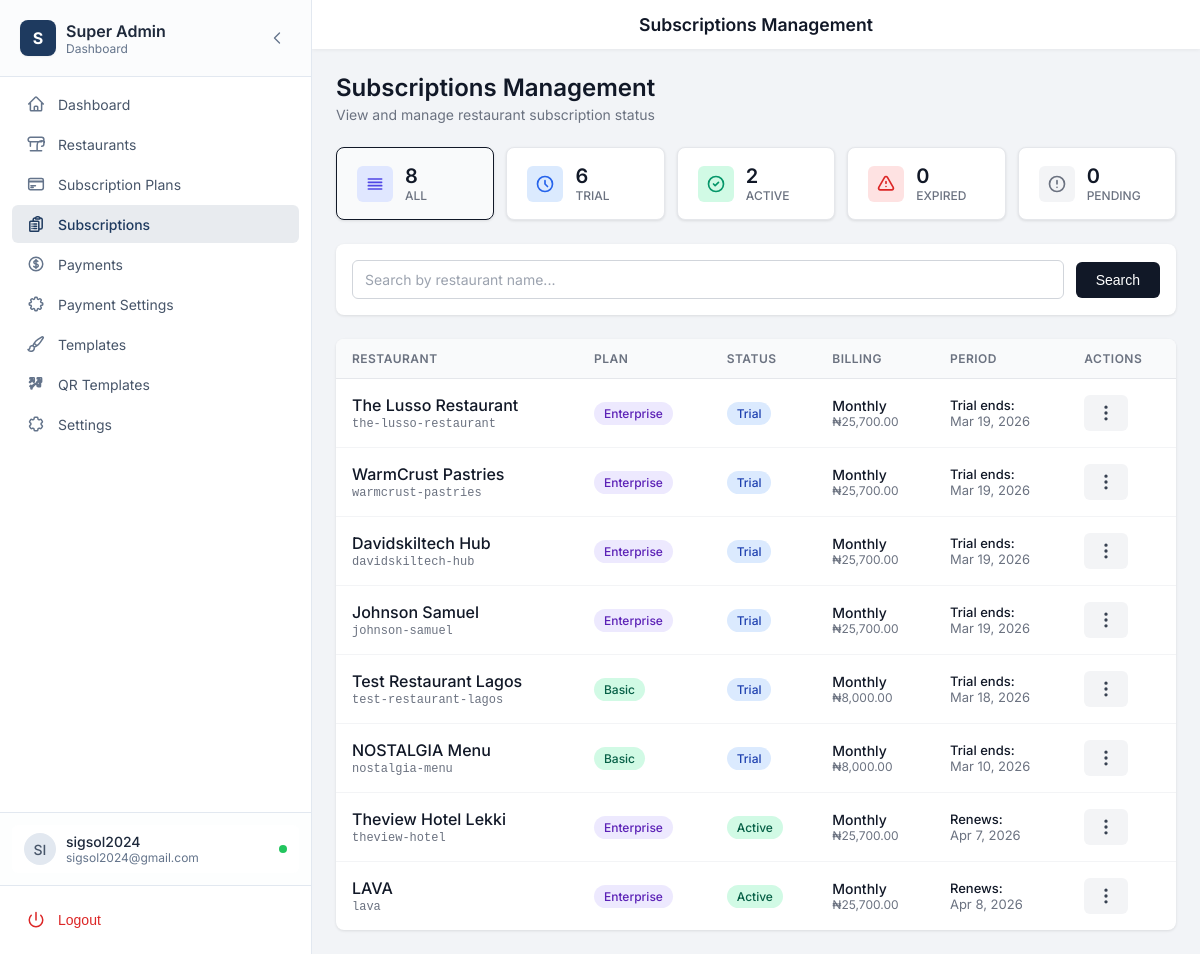
Screenshot of /admin/subscriptions.php (signed in) with the database file from the repository.
### tables this page shows
CREATE TABLE `subscriptions` (
  `id` int(11) NOT NULL,
  `restaurant_id` int(11) NOT NULL,
  `plan_id` int(11) NOT NULL,
  `billing_cycle` enum('monthly','annual') NOT NULL DEFAULT 'monthly',
  `status` enum('trial','active','expired','cancelled','pending') NOT NULL DEFAULT 'trial',
  `trial_ends_at` datetime DEFAULT NULL COMMENT '7 days from creation',
  `current_period_start` datetime DEFAULT NULL,
  `current_period_end` datetime DEFAULT NULL,
  `cancelled_at` datetime DEFAULT NULL,
  `created_at` timestamp NOT NULL DEFAULT current_timestamp(),
  `updated_at` timestamp NOT NULL DEFAULT current_timestamp() ON UPDATE current_timestamp()
);

CREATE TABLE `restaurants` (
  `id` int(11) NOT NULL,
  `name` varchar(255) NOT NULL,
  `slug` varchar(255) NOT NULL,
  `logo` varchar(255) DEFAULT NULL,
  `hero_image` varchar(255) DEFAULT NULL,
  `description` text DEFAULT NULL,
  `phone` varchar(50) DEFAULT NULL,
  `email` varchar(255) DEFAULT NULL,
  `address` text DEFAULT NULL,
  `website` varchar(255) DEFAULT NULL,
  `whatsapp_link` varchar(255) DEFAULT NULL,
  `instagram_url` varchar(255) DEFAULT NULL,
  `facebook_url` varchar(255) DEFAULT NULL,
  `twitter_url` varchar(255) DEFAULT NULL,
  `enable_food_ordering` tinyint(1) NOT NULL DEFAULT 1,
  `enable_table_reservations` tinyint(1) NOT NULL DEFAULT 1,
  `map_latitude` decimal(10,8) DEFAULT NULL,
  `map_longitude` decimal(11,8) DEFAULT NULL,
  `header_menu_items` text DEFAULT NULL,
  `footer_content` text DEFAULT NULL,
  `manager_email` varchar(255) DEFAULT NULL,
  `google_rating` decimal(3,1) DEFAULT 4.5,
  `rating_source` varchar(50) DEFAULT 'Google',
  `template_id` int(11) DEFAULT 1,
  `is_active` tinyint(1) DEFAULT 1,
  `available_items_count` int(11) DEFAULT 0,
  `unavailable_items_count` int(11) DEFAULT 0,
  `subscription_id` int(11) DEFAULT NULL,
  `created_at` timestamp NOT NULL DEFAULT current_timestamp(),
  `updated_at` timestamp NOT NULL DEFAULT current_timestamp() ON UPDATE current_timestamp()
);

CREATE TABLE `subscription_plans` (
  `id` int(11) NOT NULL,
  `name` varchar(50) NOT NULL COMMENT 'Basic, Professional, Enterprise',
  `slug` varchar(50) NOT NULL COMMENT 'basic, professional, enterprise',
  `description` text DEFAULT NULL,
  `monthly_price` decimal(10,2) NOT NULL DEFAULT 0.00 COMMENT 'Price in NGN',
  `annual_price` decimal(10,2) NOT NULL DEFAULT 0.00 COMMENT 'Price in NGN (20% discount)',
  `yearly_discount_percent` decimal(5,2) NOT NULL DEFAULT 20.00 COMMENT 'Discount % applied to yearly plan (annual price = monthly*12*(1 - this/100))',
  `max_categories` int(11) NOT NULL DEFAULT 5 COMMENT '-1 for unlimited',
  `max_menu_items` int(11) NOT NULL DEFAULT 50 COMMENT '-1 for unlimited',
  `max_qr_styles` int(11) NOT NULL DEFAULT 3 COMMENT '-1 for unlimited',
  `max_templates` int(11) NOT NULL DEFAULT 3 COMMENT '-1 for unlimited',
  `features` longtext DEFAULT NULL COMMENT 'Additional features as JSON',
  `is_active` tinyint(1) NOT NULL DEFAULT 1,
  `display_order` int(11) NOT NULL DEFAULT 0,
  `created_at` timestamp NOT NULL DEFAULT current_timestamp(),
  `updated_at` timestamp NOT NULL DEFAULT current_timestamp() ON UPDATE current_timestamp()
);

### includes/subscription.php (called while the page is built, shortened)
<?php
function formatSubscriptionPrice($amount, $currency = 'NGN') {
    $symbols = [
        'NGN' => '₦',
        'USD' => '$',
        'GBP' => '£',
        'EUR' => '€'
    ];
    $symbol = $symbols[$currency] ?? $currency . ' ';
    return $symbol . number_format($amount, 2);
}

### admin/subscriptions.php (the view, shortened to what this page needs)
<?php
require_once __DIR__ . '/../includes/functions.php';
require_once __DIR__ . '/../includes/subscription.php';
$pdo = getDBConnection();
$statusFilter = $_GET['status'] ?? '';
$searchQuery = trim($_GET['search'] ?? '');
$page = max(1, intval($_GET['page'] ?? 1));
$perPage = 15;
$offset = ($page - 1) * $perPage;
$where = [];
$params = [];
$whereClause = !empty($where) ? 'WHERE ' . implode(' AND ', $where) : '';
$sql = "
    SELECT s.*, r.name as restaurant_name, r.slug as restaurant_slug, r.email as restaurant_email,
           p.name as plan_name, p.slug as plan_slug, p.monthly_price, p.annual_price
    FROM subscriptions s
    JOIN restaurants r ON s.restaurant_id = r.id
    JOIN subscription_plans p ON s.plan_id = p.id
    {$whereClause}
    ORDER BY s.created_at DESC
    LIMIT {$perPage} OFFSET {$offset}
";
$stmt = $pdo->prepare($sql);
$stmt->execute($params);
$subscriptions = $stmt->fetchAll(PDO::FETCH_ASSOC);
$statusCounts = [];
$stmt = $pdo->query("SELECT status, COUNT(*) as count FROM subscriptions GROUP BY status");
while ($row = $stmt->fetch()) {
    $statusCounts[$row['status']] = $row['count'];
}
include __DIR__ . '/../includes/admin-layout.php';
?>
<div class="page-header">
    <h1 class="page-title">Subscriptions Management</h1>
    <p class="page-subtitle">View and manage restaurant subscription status</p>
</div>
<div class="status-stats">
    <a href="subscriptions.php" class="status-stat <?php echo empty($statusFilter) ? 'active' : ''; ?>">
        <div class="status-stat-icon all">
            <svg xmlns="http://www.w3.org/2000/svg" fill="none" viewBox="0 0 24 24" stroke="currentColor">
                <path stroke-linecap="round" stroke-linejoin="round" stroke-width="2" d="M4 6h16M4 10h16M4 14h16M4 18h16" />
            </svg>
        </div>
        <div class="status-stat-info">
            <span class="status-stat-count"><?php echo array_sum($statusCounts); ?></span>
            <span class="status-stat-label">All</span>
        </div>
    </a>
    <a href="?status=trial" class="status-stat <?php echo $statusFilter === 'trial' ? 'active' : ''; ?>">
        <div class="status-stat-icon trial">
            <svg xmlns="http://www.w3.org/2000/svg" fill="none" viewBox="0 0 24 24" stroke="currentColor">
                <path stroke-linecap="round" stroke-linejoin="round" stroke-width="2" d="M12 8v4l3 3m6-3a9 9 0 11-18 0 9 9 0 0118 0z" />
            </svg>
        </div>
        <div class="status-stat-info">
            <span class="status-stat-count"><?php echo $statusCounts['trial'] ?? 0; ?></span>
            <span class="status-stat-label">Trial</span>
        </div>
    </a>
    <a href="?status=active" class="status-stat <?php echo $statusFilter === 'active' ? 'active' : ''; ?>">
        <div class="status-stat-icon active-status">
            <svg xmlns="http://www.w3.org/2000/svg" fill="none" viewBox="0 0 24 24" stroke="currentColor">
                <path stroke-linecap="round" stroke-linejoin="round" stroke-width="2" d="M9 12l2 2 4-4m6 2a9 9 0 11-18 0 9 9 0 0118 0z" />
            </svg>
        </div>
        <div class="status-stat-info">
            <span class="status-stat-count"><?php echo $statusCounts['active'] ?? 0; ?></span>
            <span class="status-stat-label">Active</span>
        </div>
    </a>
    <a href="?status=expired" class="status-stat <?php echo $statusFilter === 'expired' ? 'active' : ''; ?>">
        <div class="status-stat-icon expired">
            <svg xmlns="http://www.w3.org/2000/svg" fill="none" viewBox="0 0 24 24" stroke="currentColor">
                <path stroke-linecap="round" stroke-linejoin="round" stroke-width="2" d="M12 9v2m0 4h.01m-6.938 4h13.856c1.54 0 2.502-1.667 1.732-3L13.732 4c-.77-1.333-2.694-1.333-3.464 0L3.34 16c-.77 1.333.192 3 1.732 3z" />
            </svg>
        </div>
        <div class="status-stat-info">
            <span class="status-stat-count"><?php echo $statusCounts['expired'] ?? 0; ?></span>
            <span class="status-stat-label">Expired</span>
        </div>
    </a>
    <a href="?status=pending" class="status-stat <?php echo $statusFilter === 'pending' ? 'active' : ''; ?>">
        <div class="status-stat-icon pending">
            <svg xmlns="http://www.w3.org/2000/svg" fill="none" viewBox="0 0 24 24" stroke="currentColor">
                <path stroke-linecap="round" stroke-linejoin="round" stroke-width="2" d="M12 8v4m0 4h.01M21 12a9 9 0 11-18 0 9 9 0 0118 0z" />
            </svg>
        </div>
        <div class="status-stat-info">
            <span class="status-stat-count"><?php echo $statusCounts['pending'] ?? 0; ?></span>
            <span class="status-stat-label">Pending</span>
        </div>
    </a>
</div>
<form class="filters-bar" method="GET" action="">
    <div class="search-box">
        <input type="text" name="search" placeholder="Search by restaurant name..."
               value="<?php echo htmlspecialchars($searchQuery); ?>">
    </div>
    <button type="submit" class="btn-search">Search</button>
</form>
<div class="table-card">
    <?php if (empty($subscriptions)): ?>
        <div class="empty-state">
            <p>No subscriptions found.</p>
        </div>
    <?php else: ?>
        <table class="subscriptions-table">
            <thead>
                <tr>
                    <th>Restaurant</th>
                    <th>Plan</th>
                    <th>Status</th>
                    <th>Billing</th>
                    <th>Period</th>
                    <th>Actions</th>
                </tr>
            </thead>
            <tbody>
                <?php foreach ($subscriptions as $sub): ?>
                    <?php
                    $periodEnd = $sub['current_period_end'] ? date('M j, Y', strtotime($sub['current_period_end'])) : 'N/A';
                    $trialEnd = $sub['trial_ends_at'] ? date('M j, Y', strtotime($sub['trial_ends_at'])) : 'N/A';
                    $price = $sub['billing_cycle'] === 'annual' ? $sub['annual_price'] : $sub['monthly_price'];
                    ?>
                    <tr>
                        <td>
                            <div class="restaurant-info">
                                <span class="restaurant-name"><?php echo htmlspecialchars($sub['restaurant_name']); ?></span>
                                <span class="restaurant-slug"><?php echo htmlspecialchars($sub['restaurant_slug']); ?></span>
                            </div>
                        </td>
                        <td>
                            <span class="plan-badge plan-<?php echo $sub['plan_slug']; ?>">
                                <?php echo htmlspecialchars($sub['plan_name']); ?>
                            </span>
                        </td>
                        <td>
                            <span class="status-badge status-<?php echo $sub['status']; ?>">
                                <?php echo ucfirst($sub['status']); ?>
                            </span>
                        </td>
                        <td>
                            <div class="billing-info">
                                <div class="billing-cycle"><?php echo ucfirst($sub['billing_cycle']); ?></div>
                                <div class="billing-price"><?php echo formatSubscriptionPrice($price); ?></div>
                            </div>
                        </td>
                        <td>
                            <div class="date-info">
                                <?php if ($sub['status'] === 'trial'): ?>
                                    <span class="date-label">Trial ends:</span><br>
                                    <?php echo $trialEnd; ?>
                                <?php else: ?>
                                    <span class="date-label">Renews:</span><br>
                                    <?php echo $periodEnd; ?>
                                <?php endif; ?>
                            </div>
                        </td>
                        <td class="actions-cell">
                            <button class="actions-btn" type="button" title="Actions">
                                <svg xmlns="http://www.w3.org/2000/svg" fill="none" viewBox="0 0 24 24" stroke="currentColor" width="20" height="20">
                                    <path stroke-linecap="round" stroke-linejoin="round" stroke-width="2" d="M12 5v.01M12 12v.01M12 19v.01M12 6a1 1 0 110-2 1 1 0 010 2zm0 7a1 1 0 110-2 1 1 0 010 2zm0 7a1 1 0 110-2 1 1 0 010 2z" />
                                </svg>
                            </button>
                        </td>
                    </tr>
                <?php endforeach; ?>
            </tbody>
        </table>
    <?php endif; ?>
</div>
<?php include __DIR__ . '/../includes/admin-footer.php'; ?>

### includes/sidebar-admin.php (shortened to what this page needs)
<?php
$currentPath = $_SERVER['REQUEST_URI'];
$userInfo = null;
if (isLoggedIn() && isSuperAdmin()) {
    $pdo = getDBConnection();
    if ($pdo) {
        $userId = getCurrentUserId();
        $stmt = $pdo->prepare("SELECT username, email FROM admins WHERE id = ?");
        $stmt->execute([$userId]);
        $userInfo = $stmt->fetch();
    }
}
$activeId = 'dashboard';
foreach ($navItems as $item) {
    if (strpos($currentPath, $item['href']) !== false) {
        $activeId = $item['id'];
        break;
    }
}
$username = $_SESSION['username'] ?? 'Admin';
$userEmail = $userInfo['email'] ?? '';
$userInitials = strtoupper(substr($username, 0, 2));
?>
<aside class="sidebar-modern" id="sidebar">
    <div class="sidebar-header-modern">
        <div class="sidebar-logo-wrapper">
            <div class="sidebar-logo">
                <div class="logo-icon-modern">S</div>
                <div class="logo-text">
                    <span class="logo-title">Super Admin</span>
                    <span class="logo-subtitle">Dashboard</span>
                </div>
            </div>
        </div>
        <button
            onclick="toggleCollapse()"
            class="collapse-btn-modern"
            aria-label="Collapse sidebar"
        >
            <svg xmlns="http://www.w3.org/2000/svg" fill="none" viewBox="0 0 24 24" stroke-width="2" stroke="currentColor" class="collapse-icon">
                <path stroke-linecap="round" stroke-linejoin="round" d="M15.75 19.5L8.25 12l7.5-7.5" />
            </svg>
        </button>
    </div>
    <nav class="sidebar-nav">
        <ul class="nav-list">
            <?php foreach ($navItems as $item): ?>
                <?php $isActive = $activeId === $item['id']; ?>
                <li>
                    <a
                        href="<?php echo htmlspecialchars($item['href']); ?>"
                        class="nav-item <?php echo $isActive ? 'active' : ''; ?>"
                        title="<?php echo htmlspecialchars($item['name']); ?>"
                    >
                        <div class="nav-icon-wrapper">
                            <svg xmlns="http://www.w3.org/2000/svg" fill="none" viewBox="0 0 24 24" stroke-width="2" stroke="currentColor" class="nav-icon">
                                <path stroke-linecap="round" stroke-linejoin="round" d="<?php echo htmlspecialchars($item['icon']); ?>" />
                            </svg>
                        </div>
                        <span class="nav-text"><?php echo htmlspecialchars($item['name']); ?></span>
                    </a>
                </li>
            <?php endforeach; ?>
        </ul>
    </nav>
    <div class="sidebar-footer-modern">
        <div class="sidebar-profile">
            <?php if (!isset($_COOKIE['sidebar_collapsed']) || $_COOKIE['sidebar_collapsed'] !== 'true'): ?>
                <div class="profile-card">
                    <div class="profile-avatar"><?php echo htmlspecialchars($userInitials); ?></div>
                    <div class="profile-info">
                        <p class="profile-name"><?php echo htmlspecialchars($username); ?></p>
                        <p class="profile-role"><?php echo htmlspecialchars($userEmail ?: 'Administrator'); ?></p>
                    </div>
                    <div class="profile-status" title="Online"></div>
                </div>
            <?php endif; ?>
        </div>
        <div class="sidebar-logout">
            <form action="/admin/logout.php" method="post">
                <button type="submit" class="logout-btn" title="Logout">
                    <div class="nav-icon-wrapper" aria-hidden="true">
                        <svg xmlns="http://www.w3.org/2000/svg" fill="none" viewBox="0 0 24 24" stroke-width="2" stroke="currentColor" class="nav-icon logout-icon">
                            <path stroke-linecap="round" stroke-linejoin="round" d="M12 2v10m6.364-6.364a9 9 0 1 1-12.728 0" />
                        </svg>
                    </div>
                    <span class="nav-text">Logout</span>
                </button>
            </form>
        </div>
    </div>
</aside>

### rows the page displays
subscriptions: restaurant.name "The Lusso Restaurant", restaurant.slug "the-lusso-restaurant", plan.name "Enterprise", status "Trial", billing_cycle "Monthly", billing_cycle.monthly_price "₦25,700.00", trial_ends_at "Mar 19, 2026"
subscriptions: restaurant.name "WarmCrust Pastries", restaurant.slug "warmcrust-pastries", plan.name "Enterprise", status "Trial", billing_cycle "Monthly", billing_cycle.monthly_price "₦25,700.00", trial_ends_at "Mar 19, 2026"
subscriptions: restaurant.name "Davidskiltech Hub", restaurant.slug "davidskiltech-hub", plan.name "Enterprise", status "Trial", billing_cycle "Monthly", billing_cycle.monthly_price "₦25,700.00", trial_ends_at "Mar 19, 2026"
subscriptions: restaurant.name "Johnson Samuel", restaurant.slug "johnson-samuel", plan.name "Enterprise", status "Trial", billing_cycle "Monthly", billing_cycle.monthly_price "₦25,700.00", trial_ends_at "Mar 19, 2026"
subscriptions: restaurant.name "Test Restaurant Lagos", restaurant.slug "test-restaurant-lagos", plan.name "Basic", status "Trial", billing_cycle "Monthly", billing_cycle.monthly_price "₦8,000.00", trial_ends_at "Mar 18, 2026"
subscriptions: restaurant.name "NOSTALGIA Menu", restaurant.slug "nostalgia-menu", plan.name "Basic", status "Trial", billing_cycle "Monthly", billing_cycle.monthly_price "₦8,000.00", trial_ends_at "Mar 10, 2026"
subscriptions: restaurant.name "Theview Hotel Lekki", restaurant.slug "theview-hotel", plan.name "Enterprise", status "Active", billing_cycle "Monthly", billing_cycle.monthly_price "₦25,700.00", current_period_end "Apr 7, 2026"
subscriptions: restaurant.name "LAVA", restaurant.slug "lava", plan.name "Enterprise", status "Active", billing_cycle "Monthly", billing_cycle.monthly_price "₦25,700.00", current_period_end "Apr 8, 2026"

### other values shown
$item['name'] "Dashboard"
$item['name'] "Restaurants"
$item['name'] "Subscription Plans"
$item['name'] "Subscriptions"
$item['name'] "Payments"
$item['name'] "Payment Settings"
$item['name'] "Templates"
$item['name'] "QR Templates"
$item['name'] "Settings"
$userInitials "SI"
$username "sigsol2024"
$userEmail ?: 'Administrator' "sigsol2024@gmail.com"
$pageTitle "Subscriptions Management"
array_sum($statusCounts) "8"
$statusCounts['trial'] "6"
